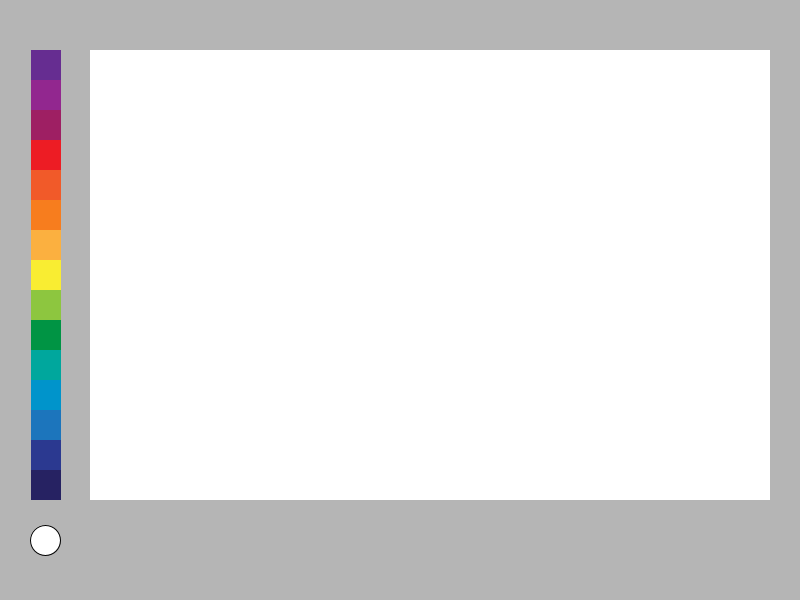
Frame 1 (no input)
Frame 60 (the mouse pressed at the canvas centre just before this capture): identical to frame 1, image omitted
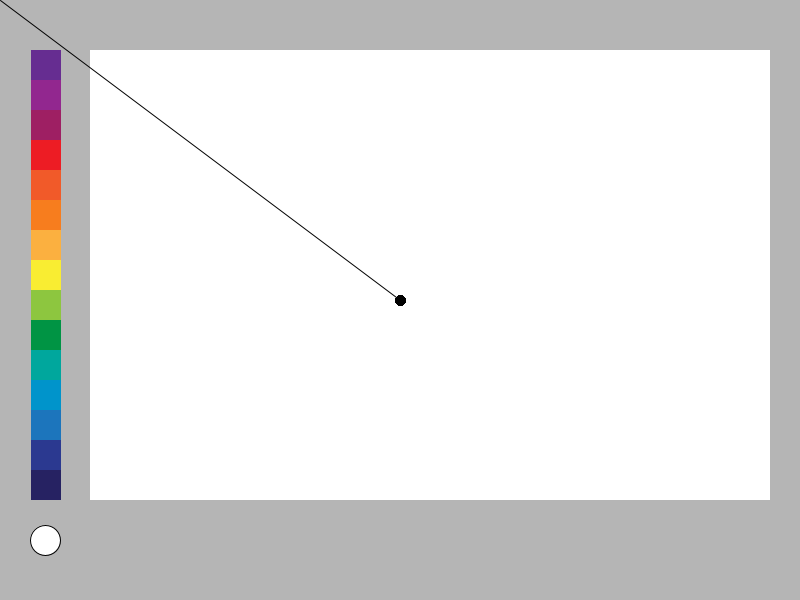
Frame 120 (the mouse held since frame 60 and released just before this capture)

The Processing sketch that drew these frames (run headless with seeded random() and noise(); from frame 60 on, the mouse is pressed at the canvas centre):

// Processing sketch: processing_162397
// ── processing_162397.pde

int xPos = 31;
int yPos = 50;
int S = 30;


void setup() {
  noStroke();
  size(800, 600);
  background(#b5b5b5);
  fill(255);
  rect(90, yPos, 680, 450);



  fill(#662d91);
  rect(xPos, yPos, S, S);

  fill(#92278f);
  rect(xPos, yPos+S, S, S);

  fill(#9e1f63);
  rect(xPos, yPos+S+S, S, S);

  fill(#ed1c24);
  rect(xPos, yPos+S+S+S, S, S);

  fill(#f15a29);
  rect(xPos, yPos+S+S+S+S, S, S);

  fill(#f77d1e);
  rect(xPos, yPos+S+S+S+S+S, S, S);

  fill(#fbb040);
  rect(xPos, yPos+S+S+S+S+S+S, S, S);

  fill(#f9ed32);
  rect(xPos, yPos+S+S+S+S+S+S+S, S, S);

  fill(#8dc63f);
  rect(xPos, yPos+S+S+S+S+S+S+S+S, S, S);

  fill(#009444);
  rect(xPos, yPos+S+S+S+S+S+S+S+S+S, S, S);

  fill(#00a79d);
  rect(xPos, yPos+S+S+S+S+S+S+S+S+S+S, S, S);

  fill(#0094cb);
  rect(xPos, yPos+S+S+S+S+S+S+S+S+S+S+S, S, S);

  fill(#1c75bc);
  rect(xPos, yPos+S+S+S+S+S+S+S+S+S+S+S+S, S, S);

  fill(#2b3990);
  rect(xPos, yPos+S+S+S+S+S+S+S+S+S+S+S+S+S, S, S);

  fill(#262262);
  rect(xPos, yPos+S+S+S+S+S+S+S+S+S+S+S+S+S+S, S, S);





  stroke(1);
  fill(255);
  ellipse(45, 540, 30, 30);
  //rect(xPos, yPos+S+S+S+S+S+S+S+S+S+S+S+S+S+S+S+S, S, S);
}





void draw() {
  if (mousePressed) {
    if (mouseX > 100 && mouseX < 800 && mouseY > 0 && mouseY < 600) {
      line (pmouseX, pmouseY, mouseX, mouseY);
      float Random = dist(pmouseX, pmouseY, mouseX, mouseY);
      strokeWeight(10);
    }
    if (mouseX > xPos && mouseX < xPos+S && mouseY > yPos && mouseY < yPos+S) {
      stroke(#662d91);
      strokeWeight(1);
    }
    if (mouseX > xPos && mouseX < xPos+S && mouseY > yPos+S && mouseY < yPos+S+S) {
      stroke(#92278f);
      strokeWeight(1);
    }
    if (mouseX > xPos && mouseX < xPos+S && mouseY > yPos+S+S && mouseY < yPos+S+S+S) {
      stroke(#9e1f63);
      strokeWeight(1);
    }
    if (mouseX > xPos && mouseX < xPos+S && mouseY > yPos+S+S+S && mouseY < yPos+S+S+S+S) {
      stroke(#ed1c24);
      strokeWeight(1);
    }
    if (mouseX > xPos && mouseX < xPos+S && mouseY > yPos+S+S+S+S && mouseY < yPos+S+S+S+S+S) {
      stroke(#f15a29);
      strokeWeight(1);
    }
    if (mouseX > xPos && mouseX < xPos+S && mouseY > yPos+S+S+S+S+S && mouseY < yPos+S+S+S+S+S+S) {
      stroke(#f77d1e);
      strokeWeight(1);
    }
    if (mouseX > xPos && mouseX < xPos+S && mouseY > yPos+S+S+S+S+S+S && mouseY < yPos+S+S+S+S+S+S+S) {
      stroke(#fbb040);
      strokeWeight(1);
    }
    if (mouseX > xPos && mouseX < xPos+S && mouseY > yPos+S+S+S+S+S+S+S && mouseY < yPos+S+S+S+S+S+S+S+S) {
      stroke(#f9ed32);
      strokeWeight(1);
    }
    if (mouseX > xPos && mouseX < xPos+S && mouseY > yPos+S+S+S+S+S+S+S+S && mouseY < yPos+S+S+S+S+S+S+S+S+S) {
      stroke(#8dc63f);
      strokeWeight(1);
    }
    if (mouseX > xPos && mouseX < xPos+S && mouseY > yPos+S+S+S+S+S+S+S+S+S && mouseY < yPos+S+S+S+S+S+S+S+S+S+S) {
      stroke(#009444);
      strokeWeight(1);
    }
    if (mouseX > xPos && mouseX < xPos+S && mouseY > yPos+S+S+S+S+S+S+S+S+S+S && mouseY < yPos+S+S+S+S+S+S+S+S+S+S+S) {
      stroke(#00a79d);
      strokeWeight(1);
    }
    if (mouseX > xPos && mouseX < xPos+S && mouseY > yPos+S+S+S+S+S+S+S+S+S+S+S && mouseY < yPos+S+S+S+S+S+S+S+S+S+S+S+S) {
      stroke(#0094cb);
      strokeWeight(1);
    }
    if (mouseX > xPos && mouseX < xPos+S && mouseY > yPos+S+S+S+S+S+S+S+S+S+S+S+S && mouseY < yPos+S+S+S+S+S+S+S+S+S+S+S+S+S) {
      stroke(#1c75bc);
      strokeWeight(1);
    }
    if (mouseX > xPos && mouseX < xPos+S && mouseY > yPos+S+S+S+S+S+S+S+S+S+S+S+S+S && mouseY < yPos+S+S+S+S+S+S+S+S+S+S+S+S+S+S) {
      stroke(#2b3990);
      strokeWeight(1);
    }
    if (mouseX > xPos && mouseX < xPos+S && mouseY > yPos+S+S+S+S+S+S+S+S+S+S+S+S+S+S && mouseY < yPos+S+S+S+S+S+S+S+S+S+S+S+S+S+S+S) {
      stroke(#262262);
      strokeWeight(1);
    }



    if (mouseX < xPos+S && mouseX >xPos && mouseY <yPos+S+S+S+S+S+S+S+S+S+S+S+S+S+S+S+S+S+S && mouseY >yPos+S+S+S+S+S+S+S+S+S+S+S+S+S+S+S) {
      stroke(255);
  
    }
  }
}
